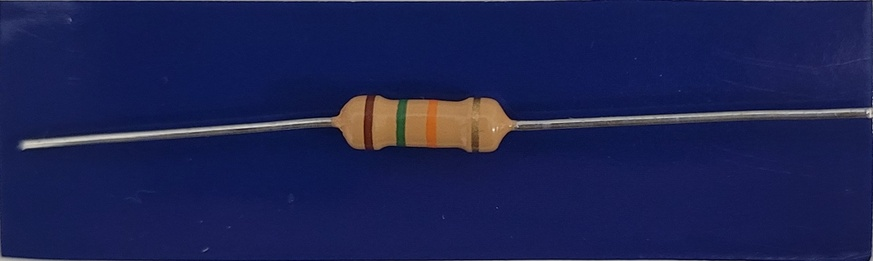
#> input picture TP2/Resistencias/R1_a_out.jpg, 873 x 261 px, shrunk from 1949 x 582 before the run, found by its file name; its folder holds 4 pictures in this run
$ python WIP_EJERCICIO_2_P2.py
#> lines starting #> are read from the running program, lines starting #| are printed output that depends on the picture; after the words box and inside, x2 and y2 are one past the last pixel; in counts of white or black regions, pixels touching at a corner belong together
import cv2
import numpy as np
import matplotlib.pyplot as plt

def detectar_bandas_resistencia(img_path):
    """
    Lee la imagen de la resistencia, recorta el cuerpo sobre fondo azul
    y devuelve una lista con los 3 colores de banda (sin la dorada),
    ordenados de la más alejada a la más cercana a la banda dorada.
    Si falla, retorna None.
    """
    img = cv2.imread(img_path)
#> img is the input picture: shape (261, 873, 3); mean B, G, R 82, 34, 27.9
    if img is None:
        return None

    img_hsv = cv2.cvtColor(img, cv2.COLOR_BGR2HSV)
#> img_hsv: shape (261, 873, 3); mean H, S, V 112.2, 184.4, 84.9

    # Rangos HSV para cada color (aproximados)
    rangos_colores = {
        'NEGRO':   ([100, 0, 0], [180, 100, 50]),
        'MARRÓN':  ([100, 100, 60], [120, 255, 110]),
        'ROJO':   ([0, 100, 100], [10, 255, 255]),
        'NARANJA': ([0, 160, 150], [110, 220, 190]),
        'AMARILLO':([25, 100, 100], [35, 255, 255]),
        'VERDE':   ([35, 50, 50], [85, 255, 255]),
        'AZUL':    ([100, 50, 180], [120, 100, 255]),
        'VIOLETA': ([130, 50, 50], [160, 255, 255]),
        'GRIS':    ([0, 0, 100], [180, 50, 200]),
        'BLANCO':  ([0, 0, 150], [20, 80, 255]),
        'DORADO':  ([0, 0, 0], [255, 255, 255])
    }
    # 1) Detectar el cuerpo de la resistencia: segmento azul invertido y apertura
    lower_blue = np.array([105, 50, 50])
    upper_blue = np.array([135, 255, 255])
    mask_blue = cv2.inRange(img_hsv, lower_blue, upper_blue)
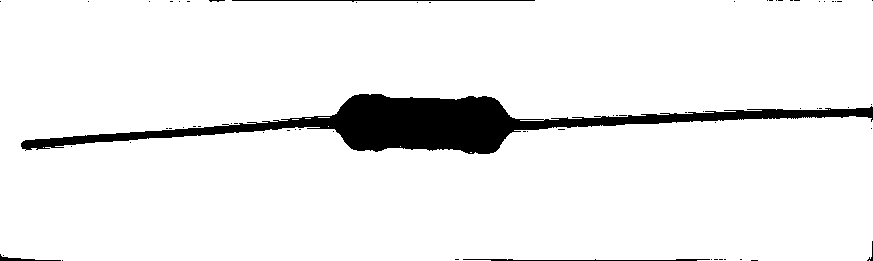
#> mask_blue: shape (261, 873); 93.2% white; 66 black regions (60 under 20 px), largest, box (x1, y1, x2, y2) and area: (21, 94, 873, 154) 14694, (232, 0, 535, 2) 305, (463, 259, 710, 261) 290, (0, 254, 61, 261) 129, (867, 241, 873, 261) 32, (209, 0, 225, 2) 20
    mask_inv = cv2.bitwise_not(mask_blue)
    kernel_cuerpo = cv2.getStructuringElement(cv2.MORPH_RECT, (40, 40))
    mask_abierta = cv2.morphologyEx(mask_inv, cv2.MORPH_OPEN, kernel_cuerpo)
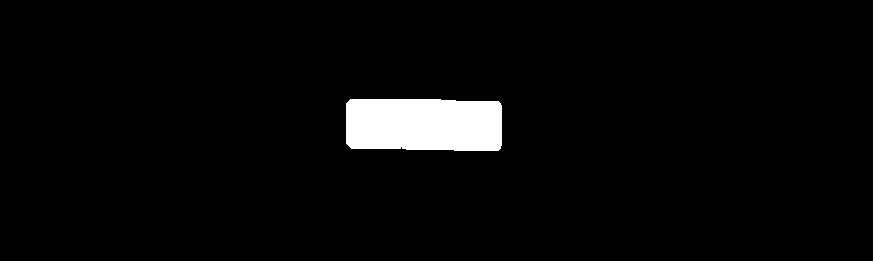
#> mask_abierta: shape (261, 873); 3.4% white; 1 white region

    # 2) Obtener contorno más grande (cuerpo)
    contours, _ = cv2.findContours(mask_abierta, cv2.RETR_EXTERNAL, cv2.CHAIN_APPROX_SIMPLE)
#> contours = 1 contour; box (x1, y1, x2, y2) and area: (346, 99, 502, 151) 7596
    if not contours:
        return None
    cnt_cuerpo = max(contours, key=cv2.contourArea)
#> cnt_cuerpo = contour of 25 points, box (x1, y1, x2, y2) (346, 99, 502, 151), area 7596
    x, y, w, h = cv2.boundingRect(cnt_cuerpo)
#> x = 346; y = 99; w = 156; h = 52
    img_rec_hsv = img_hsv[y:y + h, x:x + w]
#> img_rec_hsv: shape (52, 156, 3); mean H, S, V 25.3, 139.4, 142.5

    # 3) Detectar bandas de cada color
    bandas_detectadas = []
    for color, (low, high) in rangos_colores.items():
        low_hsv = np.array(low)
        high_hsv = np.array(high)
        mask_color = cv2.inRange(img_rec_hsv, low_hsv, high_hsv)
        conts, _ = cv2.findContours(mask_color, cv2.RETR_EXTERNAL, cv2.CHAIN_APPROX_SIMPLE)
        for cnt in conts:
            area = cv2.contourArea(cnt)
            if area > 200:  # filtrar ruido
                bx, by, bw, bh = cv2.boundingRect(cnt)
                centro_x = bx + bw // 2
                bandas_detectadas.append((centro_x, color))
#> this loop made 11 passes
#> conts on passes 1, 2, 5, 8, 9, 10, 11: 16 contours, all with area under 20, 6 contours, all with area under 20, 7 contours, all with area under 20, 5 contours, all with area under 20, 8 contours, all with area under 20, 2 contours, all with area under 20, [[[0, 0], [0, 51], [155, 51], [155, 0]]]
#> pass 1, in detectar_bandas_resistencia, `mask_color = cv2.inRange(img_rec_hsv, low_hsv, high_hsv)`:
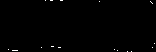
#> mask_color: shape (52, 156); 0.38% white in thin lines or dots
#> pass 2, in detectar_bandas_resistencia, `mask_color = cv2.inRange(img_rec_hsv, low_hsv, high_hsv)`:
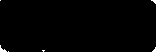
#> mask_color: shape (52, 156); 0.62% white; 6 white regions (5 under 20 px), largest, box (x1, y1, x2, y2) and area: (0, 45, 7, 52) 22
#> pass 3, in detectar_bandas_resistencia, `mask_color = cv2.inRange(img_rec_hsv, low_hsv, high_hsv)`:
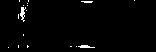
#> mask_color: shape (52, 156); 1.6% white in thin lines or dots, all inside (x1, y1, x2, y2) = (8, 0, 135, 48)
#> after the loop: mask_color: shape (52, 156); every value is 255
#> after the loop, bandas_detectadas = [(85, 'NARANJA'), (56, 'VERDE'), (78, 'DORADO')]

    # 4) Agrupar por color evitando duplicados
    bandas_filtradas = {}
    for centro_x, color in bandas_detectadas:
        if color not in bandas_filtradas:
            bandas_filtradas[color] = centro_x
        else:
            bandas_filtradas[color] = (bandas_filtradas[color] + centro_x) // 2
#> this loop made 3 passes
#> after the loop, bandas_filtradas = {'NARANJA': 85, 'VERDE': 56, 'DORADO': 78}

    bandas_finales = [(x_pos, color) for color, x_pos in bandas_filtradas.items()]
#> bandas_finales = [(85, 'NARANJA'), (56, 'VERDE'), (78, 'DORADO')]
    if len(bandas_finales) < 4:
        return None

    # 5) Ordenar por coordenada X
    bandas_ord = sorted(bandas_finales, key=lambda b: b[0])

    # 6) Calcular diferencias consecutivas y encontrar la mayor (dorado)
    difs = [(bandas_ord[i + 1][0] - bandas_ord[i][0], i) for i in range(len(bandas_ord) - 1)]
    difs_sorted = sorted(difs, reverse=True)
    _, idx = difs_sorted[0]
    # 8) Ordenar las 3 bandas restantes por distancia a la dorada
    bandas_color = bandas_ord[:idx+1] + bandas_ord[idx+1+1:]  # salteás la dorada
    bandas_color_sorted = sorted(bandas_color, key=lambda b: b[0])
    lista_bandas = []
    banda1 = bandas_color_sorted[0][1]
    banda2 = bandas_color_sorted[1][1]
    banda3 = bandas_color_sorted[2][1]
    lista_bandas.extend([banda1,banda2,banda3])
    return lista_bandas

# Ejemplo: procesar 10 imágenes con la ruta indicada
resultados = []
for i in range(1, 11):
    ruta = f'Procesamiento de imagenes 1/Tp_2_Pdi/Resistencias/R{i}_a_out.jpg'
    colores_detectados = detectar_bandas_resistencia(ruta)
    resultados.append(colores_detectados)
#> pass 2 of the loop `for i in range(1, 11):`:
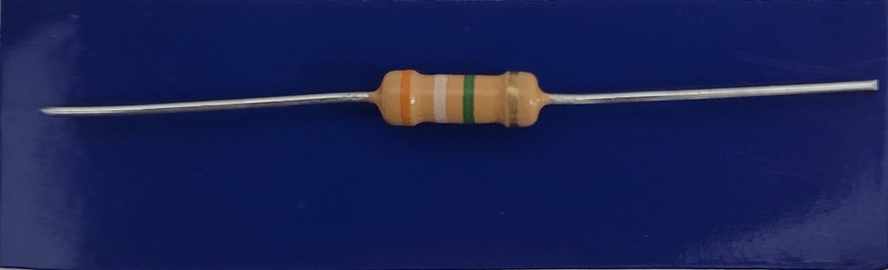
#> input picture TP2/Resistencias/R2_a_out.jpg, 888 x 270 px, shrunk from 1983 x 602 before the run, found by its file name
#> in detectar_bandas_resistencia, img is the input picture: shape (270, 888, 3); mean B, G, R 84.2, 34.1, 26.6
#> img_hsv: shape (270, 888, 3); mean H, S, V 111.8, 190.5, 86.8
#> in detectar_bandas_resistencia (call 2), `mask_blue = cv2.inRange(img_hsv, lower_blue, upper_blue)`:
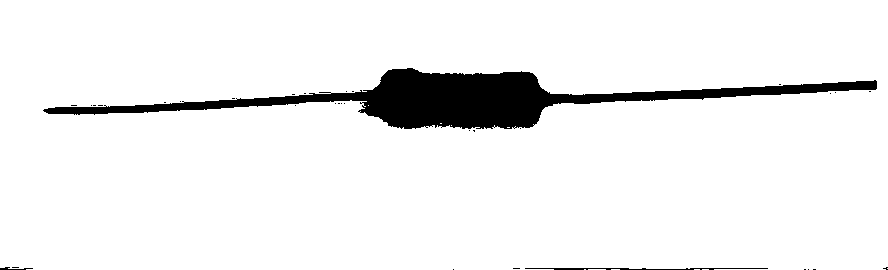
#> mask_blue: shape (270, 888); 93.7% white; 33 black regions (30 under 20 px), largest, box (x1, y1, x2, y2) and area: (43, 68, 877, 129) 14664, (525, 268, 768, 270) 306, (0, 267, 33, 270) 48
#> mask_abierta: shape (270, 888); 3.4% white; 1 white region
#> contours = 1 contour; box (x1, y1, x2, y2) and area: (382, 74, 539, 128) 7915
#> cnt_cuerpo = contour of 37 points, box (x1, y1, x2, y2) (382, 74, 539, 128), area 7915
#> x = 382; y = 74; w = 157; h = 54
#> img_rec_hsv: shape (54, 157, 3); mean H, S, V 28.7, 127.8, 140.3
#> the loop in detectar_bandas_resistencia (call 2), `for color, (low, high) in rangos_colores.items():` made 11 passes
#> conts on passes 1, 2, 3, 5, 8, 9, 11: 26 contours, all with area under 20, 4 contours, all with area under 20, 9 contours, all with area under 20, 3 contours, all with area under 20, 24 contours, all with area under 20, 11 contours, all with area under 20, [[[0, 0], [0, 53], [156, 53], [156, 0]]]
#> pass 3, in detectar_bandas_resistencia (call 2), `mask_color = cv2.inRange(img_rec_hsv, low_hsv, high_hsv)`:
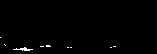
#> mask_color: shape (54, 157); 0.73% white in thin lines or dots, all inside (x1, y1, x2, y2) = (0, 37, 116, 51)
#> after the loop in detectar_bandas_resistencia (call 2), `for color, (low, high) in rangos_colores.items():`: bandas_detectadas = [(22, 'NARANJA'), (87, 'VERDE'), (59, 'BLANCO'), (78, 'DORADO')]
#> the loop in detectar_bandas_resistencia (call 2), `for centro_x, color in bandas_detectadas:` made 4 passes
#> after the loop in detectar_bandas_resistencia (call 2), `for centro_x, color in bandas_detectadas:`: bandas_filtradas = {'NARANJA': 22, 'VERDE': 87, 'BLANCO': 59, 'DORADO': 78}
#> bandas_finales has the same summary as bandas_detectadas
#> bandas_ord = [(22, 'NARANJA'), (59, 'BLANCO'), (78, 'DORADO'), (87, 'VERDE')]
#> difs = [(37, 0), (19, 1), (9, 2)]
#> idx = 0
#> bandas_color = [(22, 'NARANJA'), (78, 'DORADO'), (87, 'VERDE')]
#> banda1 = 'NARANJA'
#> banda2 = 'DORADO'
#> banda3 = 'VERDE'
#> colores_detectados = ['NARANJA', 'DORADO', 'VERDE']
#> pass 3 of the loop `for i in range(1, 11):`:
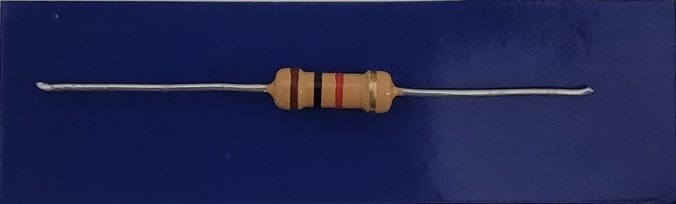
#> input picture TP2/Resistencias/R3_a_out.jpg, 676 x 204 px, shrunk from 1509 x 456 before the run, found by its file name
#> in detectar_bandas_resistencia, img is the input picture: shape (204, 676, 3); mean B, G, R 79.4, 36.9, 31.2
#> img_hsv: shape (204, 676, 3); mean H, S, V 112.7, 170.2, 81.6
#> in detectar_bandas_resistencia (call 3), `mask_blue = cv2.inRange(img_hsv, lower_blue, upper_blue)`:
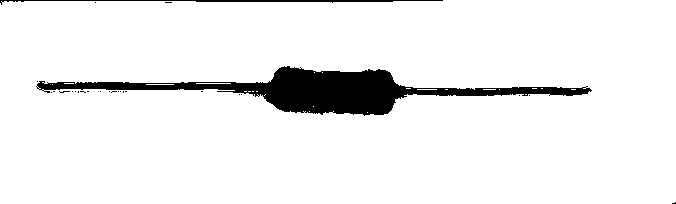
#> mask_blue: shape (204, 676); 93.3% white; 26 black regions (24 under 20 px), largest, box (x1, y1, x2, y2) and area: (36, 66, 592, 116) 8459, (0, 0, 443, 5) 657
#> mask_abierta: shape (204, 676); 1.6% white; 1 white region, box (x1, y1, x2, y2) and area: (335, 73, 391, 113) 2240
#> contours = [[[335, 73], [335, 112], [390, 112], [390, 73]]]
#> cnt_cuerpo = [[335, 73], [335, 112], [390, 112], [390, 73]]
#> x = 335; y = 73; w = 56; h = 40
#> img_rec_hsv: shape (40, 56, 3); mean H, S, V 25.9, 137.5, 131.9
#> the loop in detectar_bandas_resistencia (call 3), `for color, (low, high) in rangos_colores.items():` made 11 passes
#> pass 3, in detectar_bandas_resistencia (call 3), `mask_color = cv2.inRange(img_rec_hsv, low_hsv, high_hsv)`:
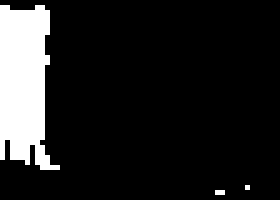
#> mask_color: shape (40, 56) (shown 5 times larger); 12.7% white; 3 white regions (2 under 20 px), largest, box (x1, y1, x2, y2) and area: (0, 1, 12, 34) 282
#> after the loop in detectar_bandas_resistencia (call 3), `for color, (low, high) in rangos_colores.items():`: bandas_detectadas = [(6, 'ROJO'), (28, 'DORADO')]
#> the loop in detectar_bandas_resistencia (call 3), `for centro_x, color in bandas_detectadas:` made 2 passes
#> after the loop in detectar_bandas_resistencia (call 3), `for centro_x, color in bandas_detectadas:`: bandas_filtradas = {'ROJO': 6, 'DORADO': 28}
#> bandas_finales = [(6, 'ROJO'), (28, 'DORADO')]
#> the loop made 10 passes; the first 3 are shown

# Mostrar resultados
for idx, lista in enumerate(resultados, start=1):
    print(f"R{idx}: {lista}")

###FALTA: Acomodar el rango de los colores, los que no toma bien son el rojo,negro y amarillo, los otro los lee bastante bien(Hay que leer imagen en hsv y ver mas o menos para acomodarlos)
#Ya que las imagenes tienen distintas luminosidad y borrosidad y demas factores que intervienen en el color
#Ver tema de cuando hay dos bandas de un mismo color
#Probar
def filtrar_bandas_proximas(bandas, min_dist=20):
    """
    Filtra bandas muy cercanas entre sí para evitar múltiples detecciones del mismo color en el mismo lugar.
    Parámetros:
        bandas: lista de tuplas (x, color)
        min_dist: distancia mínima entre bandas para considerarlas distintas
    Retorna:
        lista filtrada
    """
    bandas = sorted(bandas, key=lambda b: b[0])
    filtradas = []

    for banda in bandas:
        if all(abs(banda[0] - b2[0]) > min_dist for b2 in filtradas):
            filtradas.append(banda)

    return filtradas
